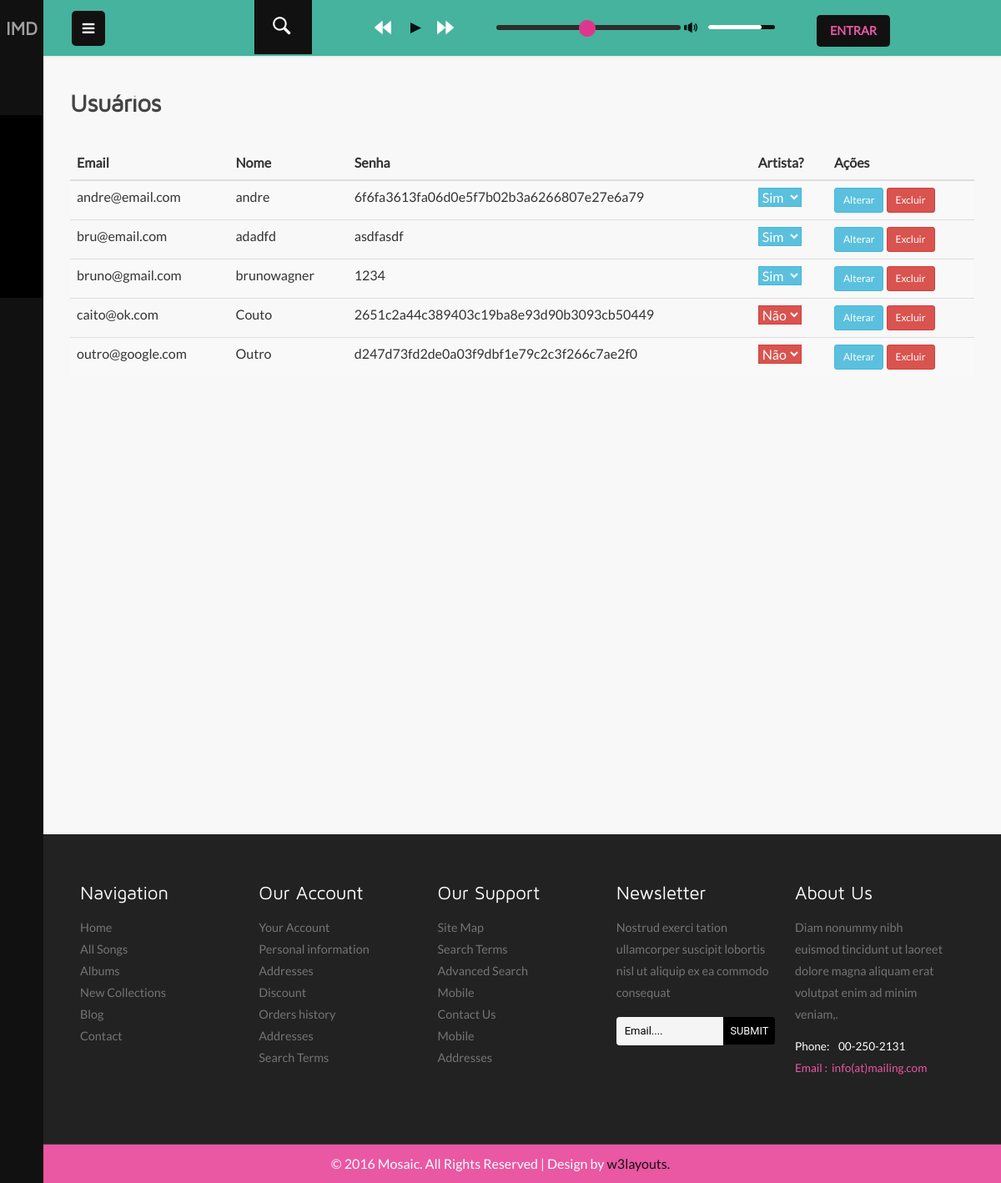
/users, run on an earlier commit of the app's database.
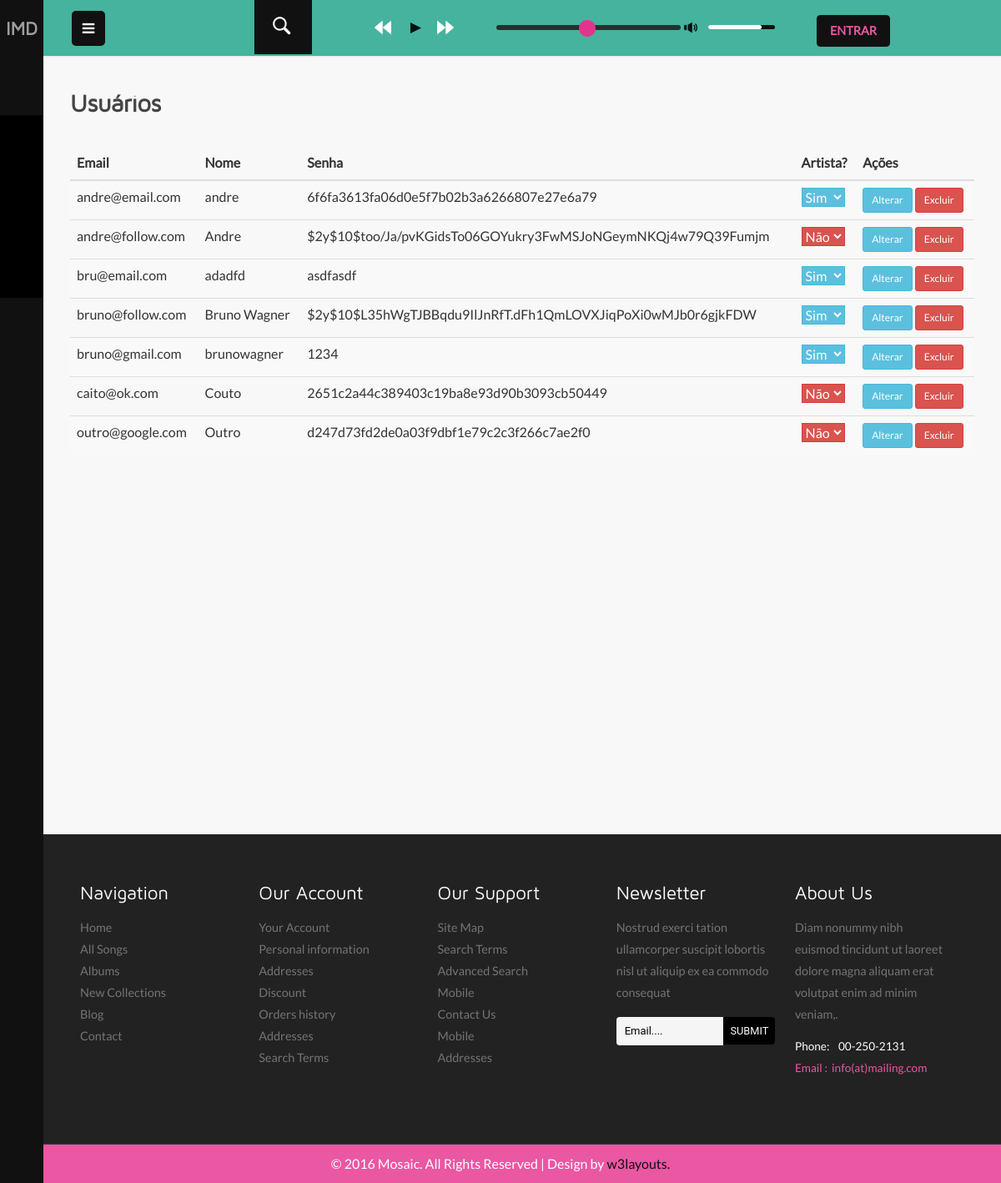
And on a later commit of the database.
### tables this page shows
CREATE TABLE `artist` (
  `user_email` varchar(45) NOT NULL,
  `name` varchar(45) NOT NULL,
  `description` varchar(45) NOT NULL,
  `admin_id_admin` int(11) DEFAULT NULL,
  PRIMARY KEY (`user_email`),
  KEY `fk_Artist_Admin1_idx` (`admin_id_admin`),
  KEY `fk_Artist_User1_idx` (`user_email`),
  CONSTRAINT `fk_Artist_Admin1` FOREIGN KEY (`admin_id_admin`) REFERENCES `admin` (`id_admin`) ON DELETE SET NULL,
  CONSTRAINT `fk_Artist_User1` FOREIGN KEY (`user_email`) REFERENCES `user` (`email`) ON DELETE CASCADE ON UPDATE CASCADE
);

CREATE TABLE `user` (
  `email` varchar(45) NOT NULL,
  `password` varchar(60) NOT NULL,
  `name` varchar(45) DEFAULT NULL,
  `country` varchar(45) DEFAULT NULL,
  `phone_number` varchar(14) DEFAULT NULL,
  PRIMARY KEY (`email`)
);

### src/Controllers/ControllerComHtml.php (called while the page is built, shortened)
<?php
abstract class ControllerComHtml
{
    public function renderizaHtml(string $caminhoTemplate, array $dados): string
    {
        extract($dados);
        require __DIR__ . '/../../views/' . $caminhoTemplate;
        $html = ob_get_clean();
        return $html;
    }
}

### src/Models/User.php (called while the page is built, shortened)
<?php
class User
{
    private $email;
    private $password;
    private $name;
    private ?Artist $artist;
    public function __construct($email, $password, $name, $country, $phone_number)
    {
        $this->email = $email;
        $this->password = $password;
        $this->name = $name;
    }
    public function email()
    {
        return $this->email;
    }
    public function name()
    {
        return $this->name;
    }
    public function password()
    {
        return $this->password;
    }
    public function setArtist(Artist $a)
    {
        return $this->artist = $a;
    }
    public function isArtist()
    {
        return isset($this->artist);
    }
}

### src/Infra/PdoUserRepository.php (called while the page is built, shortened)
<?php
class PdoUserRepository implements UserRepository
{
    private $connection;
    public function __construct($connection)
    {
        $this->connection = $connection;
    }
    public function hydrateUser($userData) : User
    {
        return new User(
            $userData['email'],
            $userData['password'],
            $userData['name'],
            $userData['country'],
            $userData['phone_number']
        );
    }
    public function usersWithArtist(): array
    {
        $sqlQuery = 'SELECT u.*, a.admin_id_admin FROM user u LEFT JOIN artist a ON a.user_email = u.email;';
        $stmt = $this->connection->query($sqlQuery);
        $result = $stmt->fetchAll();
        $userWithArtistList = [];
        foreach ($result as $row) {
            $user = $this->hydrateUser($row);
            if(isset($row['admin_id_admin'])) {
                $artist = new Artist($row['email'], $row['admin_id_admin']);
                $user->setArtist($artist);
            }
            $userWithArtistList[] = $user;
        }
        return $userWithArtistList;
    }
}

### views/users/list-users.php (the view, shortened to what this page needs)
<?php include __DIR__ . '/../layouts/inicio-html.php'; ?>
<?php include __DIR__ . '/../layouts/inicio-body.php'; ?>
	<?php include __DIR__ . '/../components/left-side.php'; ?>
		<div class="main-content">
			<?php include __DIR__ . '/../components/header-section.php'; ?>
			<div id="page-wrapper">
				<div class="inner-content">
                    <div class="tittle-head two">
                        <h3 class="tittle">
                            <?= $title ?>
                        </h3>
                        <div class="clearfix"> </div>
                    </div>
                    <div class="inner-content">
					<table class="table table-striped table-hover">
						<thead>
						<tr>
							<th>Email</th>
							<th>Nome</th>
							<th>Senha</th>
							<th>Artista?</th>
							<th>Ações</th>
						</tr>
						</thead>
						<tbody>
                            <?php foreach ($usuarios as $usuario): ?>
                                <tr>
                                    <td><?= $usuario->email(); ?></td>
                                    <td><?= $usuario->name(); ?></td>
                                    <td><?= $usuario->password(); ?></td>
                                    <td>
                                    <select id="artista" name="artista"
                                        class="<?= $usuario->isArtist() ? 'btn-info' : 'btn-danger' ?>">
                                        <option value="nao">Não</option>
                                        <option
                                                value="<?= $usuario->email(); ?>"
                                            <?= $usuario->isArtist() ? 'selected' : '' ?>>
                                            Sim
                                        </option>
                                    </select>
                                    </td>
                                    <td>
                                        <span>
                                            <a href="/user?id=<?= $usuario->email(); ?>" class="btn btn-info btn-sm">
                                                Alterar
                                            </a>
                                            <a href="/user?id=<?= $usuario->email(); ?>" class="btn btn-danger btn-sm">
                                                Excluir
                                            </a>
                                        </span>
                                    </td>
                                </tr>
                            <?php endforeach; ?>
						</tbody>
					</table>
				</div>
				</div>
			</div>
		</div>
	<?php include __DIR__ . '/../components/footer-section.php'; ?>
<?php include __DIR__ . '/../layouts/fim-html.php'; ?>

What changed in the data, as far as the page shows it:
added user: email "andre@follow.com", name "Andre", password "$2y$10$too/Ja/pvKGidsTo06GOYukry3FwMSJoNGeymNKQj4w79Q39Fumjm"
added artist: user_email.email "bruno@follow.com", user_email.name "Bruno Wagner", user_email.password "$2y$10$L35hWgTJBBqdu9IlJnRfT.dFh1QmLOVXJiqPoXi0wMJb0r6gjkFDW", artista "Sim"
